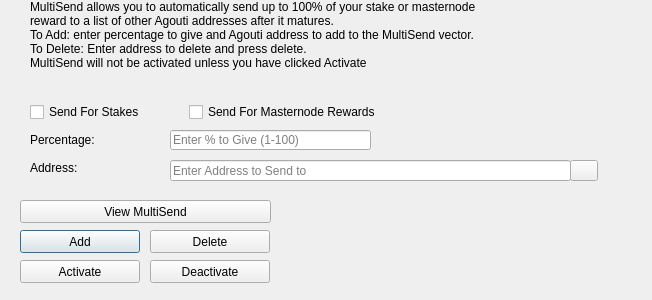
<?xml version="1.0" encoding="UTF-8"?>
<ui version="4.0">
 <class>MultiSendDialog</class>
 <widget class="QDialog" name="MultiSendDialog">
  <property name="windowModality">
   <enum>Qt::NonModal</enum>
  </property>
  <property name="geometry">
   <rect>
    <x>0</x>
    <y>0</y>
    <width>652</width>
    <height>300</height>
   </rect>
  </property>
  <property name="windowTitle">
   <string>MultiSend</string>
  </property>
  <widget class="QLineEdit" name="multiSendPercentEdit">
   <property name="geometry">
    <rect>
     <x>170</x>
     <y>130</y>
     <width>201</width>
     <height>20</height>
    </rect>
   </property>
   <property name="toolTip">
    <string>Enter whole numbers 1 - 100</string>
   </property>
   <property name="placeholderText">
    <string>Enter % to Give (1-100)</string>
   </property>
  </widget>
  <widget class="QLineEdit" name="multiSendAddressEdit">
   <property name="geometry">
    <rect>
     <x>170</x>
     <y>160</y>
     <width>401</width>
     <height>21</height>
    </rect>
   </property>
   <property name="toolTip">
    <string/>
   </property>
   <property name="placeholderText">
    <string>Enter Address to Send to</string>
   </property>
  </widget>
  <widget class="QLabel" name="label_2">
   <property name="geometry">
    <rect>
     <x>30</x>
     <y>0</y>
     <width>451</width>
     <height>121</height>
    </rect>
   </property>
   <property name="lineWidth">
    <number>1</number>
   </property>
   <property name="text">
    <string>MultiSend allows you to automatically send up to 100% of your stake or masternode reward to a list of other Agouti addresses after it matures.
To Add: enter percentage to give and Agouti address to add to the MultiSend vector.
To Delete: Enter address to delete and press delete.
MultiSend will not be activated unless you have clicked Activate</string>
   </property>
   <property name="alignment">
    <set>Qt::AlignLeading|Qt::AlignLeft|Qt::AlignTop</set>
   </property>
   <property name="wordWrap">
    <bool>true</bool>
   </property>
  </widget>
  <widget class="QLabel" name="message">
   <property name="geometry">
    <rect>
     <x>290</x>
     <y>200</y>
     <width>351</width>
     <height>91</height>
    </rect>
   </property>
   <property name="text">
    <string/>
   </property>
  </widget>
  <widget class="QPushButton" name="addButton">
   <property name="geometry">
    <rect>
     <x>20</x>
     <y>230</y>
     <width>120</width>
     <height>23</height>
    </rect>
   </property>
   <property name="toolTip">
    <string/>
   </property>
   <property name="statusTip">
    <string>Add to MultiSend Vector</string>
   </property>
   <property name="text">
    <string>Add</string>
   </property>
  </widget>
  <widget class="QPushButton" name="disableButton">
   <property name="geometry">
    <rect>
     <x>150</x>
     <y>260</y>
     <width>120</width>
     <height>23</height>
    </rect>
   </property>
   <property name="statusTip">
    <string>Deactivate MultiSend</string>
   </property>
   <property name="text">
    <string>Deactivate</string>
   </property>
  </widget>
  <widget class="QPushButton" name="addressBookButton">
   <property name="geometry">
    <rect>
     <x>570</x>
     <y>160</y>
     <width>28</width>
     <height>21</height>
    </rect>
   </property>
   <property name="toolTip">
    <string>Choose an address from the address book</string>
   </property>
   <property name="text">
    <string/>
   </property>
   <property name="icon">
    <iconset resource="../agouti.qrc">
     <normaloff>:/icons/address-book</normaloff>:/icons/address-book</iconset>
   </property>
   <property name="shortcut">
    <string>Alt+A</string>
   </property>
   <property name="autoDefault">
    <bool>false</bool>
   </property>
  </widget>
  <widget class="QLabel" name="label">
   <property name="geometry">
    <rect>
     <x>30</x>
     <y>130</y>
     <width>121</width>
     <height>20</height>
    </rect>
   </property>
   <property name="toolTip">
    <string>Percentage of stake to send</string>
   </property>
   <property name="text">
    <string>Percentage:</string>
   </property>
  </widget>
  <widget class="QLabel" name="label_5">
   <property name="geometry">
    <rect>
     <x>30</x>
     <y>160</y>
     <width>111</width>
     <height>16</height>
    </rect>
   </property>
   <property name="toolTip">
    <string>Address to send portion of stake to</string>
   </property>
   <property name="text">
    <string>Address:</string>
   </property>
  </widget>
  <widget class="QPushButton" name="deleteButton">
   <property name="geometry">
    <rect>
     <x>150</x>
     <y>230</y>
     <width>120</width>
     <height>23</height>
    </rect>
   </property>
   <property name="toolTip">
    <string/>
   </property>
   <property name="statusTip">
    <string>Delete Address From MultiSend Vector</string>
   </property>
   <property name="text">
    <string>Delete</string>
   </property>
  </widget>
  <widget class="QPushButton" name="activateButton">
   <property name="geometry">
    <rect>
     <x>20</x>
     <y>260</y>
     <width>120</width>
     <height>23</height>
    </rect>
   </property>
   <property name="statusTip">
    <string>Activate MultiSend</string>
   </property>
   <property name="text">
    <string>Activate</string>
   </property>
  </widget>
  <widget class="QPushButton" name="viewButton">
   <property name="geometry">
    <rect>
     <x>20</x>
     <y>200</y>
     <width>251</width>
     <height>23</height>
    </rect>
   </property>
   <property name="toolTip">
    <string/>
   </property>
   <property name="statusTip">
    <string>View MultiSend Vector</string>
   </property>
   <property name="text">
    <string>View MultiSend</string>
   </property>
  </widget>
  <widget class="QWidget" name="horizontalLayoutWidget">
   <property name="geometry">
    <rect>
     <x>30</x>
     <y>100</y>
     <width>351</width>
     <height>24</height>
    </rect>
   </property>
   <layout class="QHBoxLayout" name="horizontalLayout">
    <item>
     <widget class="QCheckBox" name="multiSendStakeCheckBox">
      <property name="text">
       <string>Send For Stakes</string>
      </property>
     </widget>
    </item>
    <item>
     <widget class="QCheckBox" name="multiSendMasternodeCheckBox">
      <property name="text">
       <string>Send For Masternode Rewards</string>
      </property>
     </widget>
    </item>
   </layout>
  </widget>
 </widget>
 <resources>
  <include location="../agouti.qrc"/>
 </resources>
 <connections/>
</ui>
